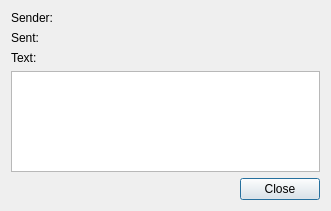
<?xml version="1.0" encoding="UTF-8"?>
<ui version="4.0">
 <class>messageDialog</class>
 <widget class="QDialog" name="messageDialog">
  <property name="geometry">
   <rect>
    <x>0</x>
    <y>0</y>
    <width>331</width>
    <height>211</height>
   </rect>
  </property>
  <property name="windowTitle">
   <string>Dialog</string>
  </property>
  <property name="windowIcon">
   <iconset resource="icons.qrc">
    <normaloff>:/icons/images/clipboard-icon.png</normaloff>:/icons/images/clipboard-icon.png</iconset>
  </property>
  <layout class="QGridLayout" name="gridLayout">
   <item row="4" column="0" colspan="2">
    <widget class="QDialogButtonBox" name="buttonBox">
     <property name="orientation">
      <enum>Qt::Horizontal</enum>
     </property>
     <property name="standardButtons">
      <set>QDialogButtonBox::Close</set>
     </property>
    </widget>
   </item>
   <item row="0" column="0">
    <widget class="QLabel" name="label">
     <property name="maximumSize">
      <size>
       <width>56</width>
       <height>16777215</height>
      </size>
     </property>
     <property name="text">
      <string>Sender:</string>
     </property>
    </widget>
   </item>
   <item row="0" column="1">
    <widget class="QLabel" name="senderLabel">
     <property name="text">
      <string/>
     </property>
    </widget>
   </item>
   <item row="1" column="0">
    <widget class="QLabel" name="label_3">
     <property name="maximumSize">
      <size>
       <width>56</width>
       <height>16777215</height>
      </size>
     </property>
     <property name="text">
      <string>Sent:</string>
     </property>
    </widget>
   </item>
   <item row="1" column="1">
    <widget class="QLabel" name="timeLabel">
     <property name="text">
      <string/>
     </property>
    </widget>
   </item>
   <item row="3" column="0" colspan="2">
    <widget class="QPlainTextEdit" name="messageBox">
     <property name="readOnly">
      <bool>true</bool>
     </property>
    </widget>
   </item>
   <item row="2" column="0" colspan="2">
    <widget class="QLabel" name="label_2">
     <property name="text">
      <string>Text:</string>
     </property>
    </widget>
   </item>
  </layout>
 </widget>
 <resources>
  <include location="icons.qrc"/>
 </resources>
 <connections>
  <connection>
   <sender>buttonBox</sender>
   <signal>accepted()</signal>
   <receiver>messageDialog</receiver>
   <slot>accept()</slot>
   <hints>
    <hint type="sourcelabel">
     <x>248</x>
     <y>254</y>
    </hint>
    <hint type="destinationlabel">
     <x>157</x>
     <y>274</y>
    </hint>
   </hints>
  </connection>
  <connection>
   <sender>buttonBox</sender>
   <signal>rejected()</signal>
   <receiver>messageDialog</receiver>
   <slot>reject()</slot>
   <hints>
    <hint type="sourcelabel">
     <x>316</x>
     <y>260</y>
    </hint>
    <hint type="destinationlabel">
     <x>286</x>
     <y>274</y>
    </hint>
   </hints>
  </connection>
 </connections>
</ui>
